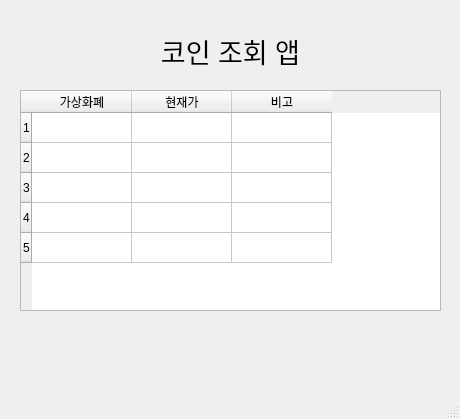
<?xml version="1.0" encoding="UTF-8"?>
<ui version="4.0">
 <class>MainWindow</class>
 <widget class="QMainWindow" name="MainWindow">
  <property name="geometry">
   <rect>
    <x>0</x>
    <y>0</y>
    <width>460</width>
    <height>419</height>
   </rect>
  </property>
  <property name="windowTitle">
   <string>MainWindow</string>
  </property>
  <widget class="QWidget" name="centralwidget">
   <widget class="QLabel" name="label">
    <property name="geometry">
     <rect>
      <x>10</x>
      <y>10</y>
      <width>441</width>
      <height>81</height>
     </rect>
    </property>
    <property name="font">
     <font>
      <pointsize>20</pointsize>
     </font>
    </property>
    <property name="text">
     <string>코인 조회 앱</string>
    </property>
    <property name="alignment">
     <set>Qt::AlignCenter</set>
    </property>
   </widget>
   <widget class="QTableWidget" name="tableWidget">
    <property name="geometry">
     <rect>
      <x>20</x>
      <y>90</y>
      <width>421</width>
      <height>221</height>
     </rect>
    </property>
    <property name="rowCount">
     <number>5</number>
    </property>
    <row/>
    <row/>
    <row/>
    <row/>
    <row/>
    <column>
     <property name="text">
      <string>가상화폐</string>
     </property>
    </column>
    <column>
     <property name="text">
      <string>현재가</string>
     </property>
    </column>
    <column>
     <property name="text">
      <string>비고</string>
     </property>
    </column>
   </widget>
  </widget>
  <widget class="QMenuBar" name="menubar">
   <property name="geometry">
    <rect>
     <x>0</x>
     <y>0</y>
     <width>460</width>
     <height>26</height>
    </rect>
   </property>
  </widget>
  <widget class="QStatusBar" name="statusbar"/>
 </widget>
 <resources/>
 <connections/>
</ui>
